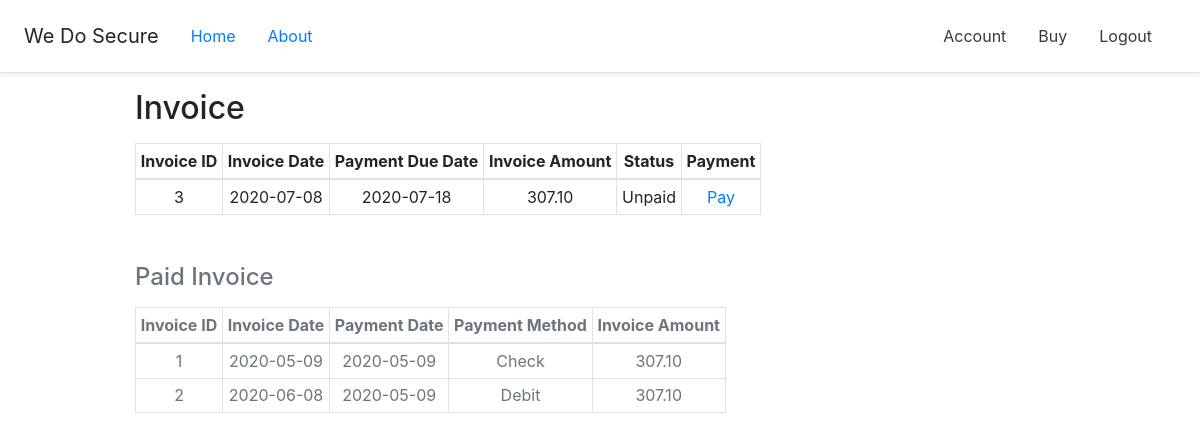
Page /invoices/1 (signed in) on the committed database.
### insurance/models.py (models this page shows, shortened)
class Invoice(db.Model):
    id = db.Column(db.Integer, primary_key=True)
    invoice_date = db.Column(db.Date, nullable=False)
    payment_due_date = db.Column(db.Date, nullable=False)
    invoice_amount = db.Column(db.Numeric(scale=2), nullable=False)
    status = db.Column(db.String(1), nullable=False)
    insurance_id = db.Column(db.Integer, db.ForeignKey('insurance.id'), nullable=False)
    payment = db.relationship('Payment', backref='invoice', lazy=True)

class Payment(db.Model):
    id = db.Column(db.Integer, primary_key=True)
    payment_date = db.Column(db.Date, nullable=False)
    method = db.Column(db.String(1), nullable=False)
    invoice_id = db.Column(db.Integer, db.ForeignKey('invoice.id'), nullable=False)

### insurance/routes.py (the view)
@app.route('/invoices/<insurance_id>')
@login_required
def invoices(insurance_id):
    insurance = Insurance.query.get(insurance_id)
    return render_template('invoices.html', title='invoices', insurance=insurance)

### insurance/models.py (called while the page is built)
@login_manager.user_loader
def load_user(user_id):
    return Customer.query.get(int(user_id))

### insurance/templates/invoices.html
{% extends "layout.html" %}
{% block content %}
    <h2 class="mb-3">Invoice</h2>
    <table class="table-sm table-bordered text-center mb-5">
        <thead>
            <tr>
                <th scope="col">Invoice ID</th>
                <th scope="col">Invoice Date</th>
                <th scope="col">Payment Due Date</th>
                <th scope="col">Invoice Amount</th>
                <th scope="col">Status</th>
                <th scope="col">Payment</th>
            </tr>
        </thead>
        <tbody>
            {% for invoice in insurance.invoices %}
                {% if invoice.status == 'U' %}
                    <tr>
                        <td>{{ invoice.id }}</td>
                        <td>{{ invoice.invoice_date }}</td>
                        <td>{{ invoice.payment_due_date }}</td>
                        <td>{{ invoice.invoice_amount }}</td>
                        <td>Unpaid</td>
                        <td><a href="{{ url_for('payment', invoice_id=invoice.id) }}">Pay</a></td>
                    </tr>
                {% endif %}
            {% endfor %}
        </tbody>
    </table>
    <div class="text-muted">
        <h4 class="mt-4 mb-3">Paid Invoice</h4>
        <table class="table-sm table-bordered text-center">
            <thead>
                <tr>
                    <th scope="col">Invoice ID</th>
                    <th scope="col">Invoice Date</th>
                    <th scope="col">Payment Date</th>
                    <th scope="col">Payment Method</th>
                    <th scope="col">Invoice Amount</th>
                </tr>
            </thead>
            <tbody>
                {% for invoice in insurance.invoices %}
                    {% if invoice.status == 'P' %}
                        <tr>
                            <td>{{ invoice.id }}</td>
                            <td>{{ invoice.invoice_date }}</td>
                            <td>{{ invoice.payment[0].payment_date }}</td>
                            <td>
                                {% if invoice.payment[0].method == 'P' %}
                                    PayPal
                                {% elif invoice.payment[0].method == 'C' %}
                                    Credit
                                {% elif invoice.payment[0].method == 'D' %}
                                    Debit
                                {% else %}
                                    Check
                                {% endif %}
                            </td>
                            <td>{{ invoice.invoice_amount }}</td>
                        </tr>
                    {% endif %}
                {% endfor %}
            </tbody>
        </table>
    </div>
{% endblock content %}

### insurance/static/main.css (style rules this page uses)
html { font-size: 14px; }
@media (min-width: 768px) { html { font-size: 16px; } }

### rows in the picture
Invoice: id "3", invoice_date "2020-07-08", payment_due_date "2020-07-18", invoice_amount "307.10"
Invoice: id "1", invoice_date "2020-05-09", payment_date "2020-05-09", shows "Check", invoice_amount "307.10"
Invoice: id "2", invoice_date "2020-06-08", payment_date "2020-05-09", shows "Debit", invoice_amount "307.10"
